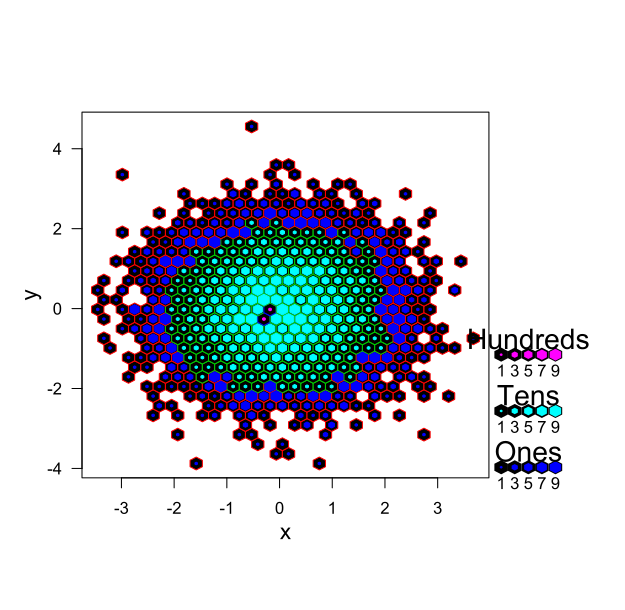

Recreate this plot in R.
set.seed(101)
x <- rnorm(10000)
y <- rnorm(10000)
(bin <- hexbin(x, y))
## or
plot(hexbin(x, y + x*(x+1)/4),
     main = "(X, X(X+1)/4 + Y)  where X,Y ~ rnorm(10000)")

## Using plot method for hexbin objects:
plot(bin, style = "nested.lattice")



set.seed(101)
x <- rnorm(10000)
y <- rnorm(10000)
(bin <- hexbin(x, y))
## or
plot(hexbin(x, y + x*(x+1)/4),
main = "(X, X(X+1)/4 + Y)  where X,Y ~ rnorm(10000)")

## Using plot method for hexbin objects:
plot(bin, style = "nested.lattice")
